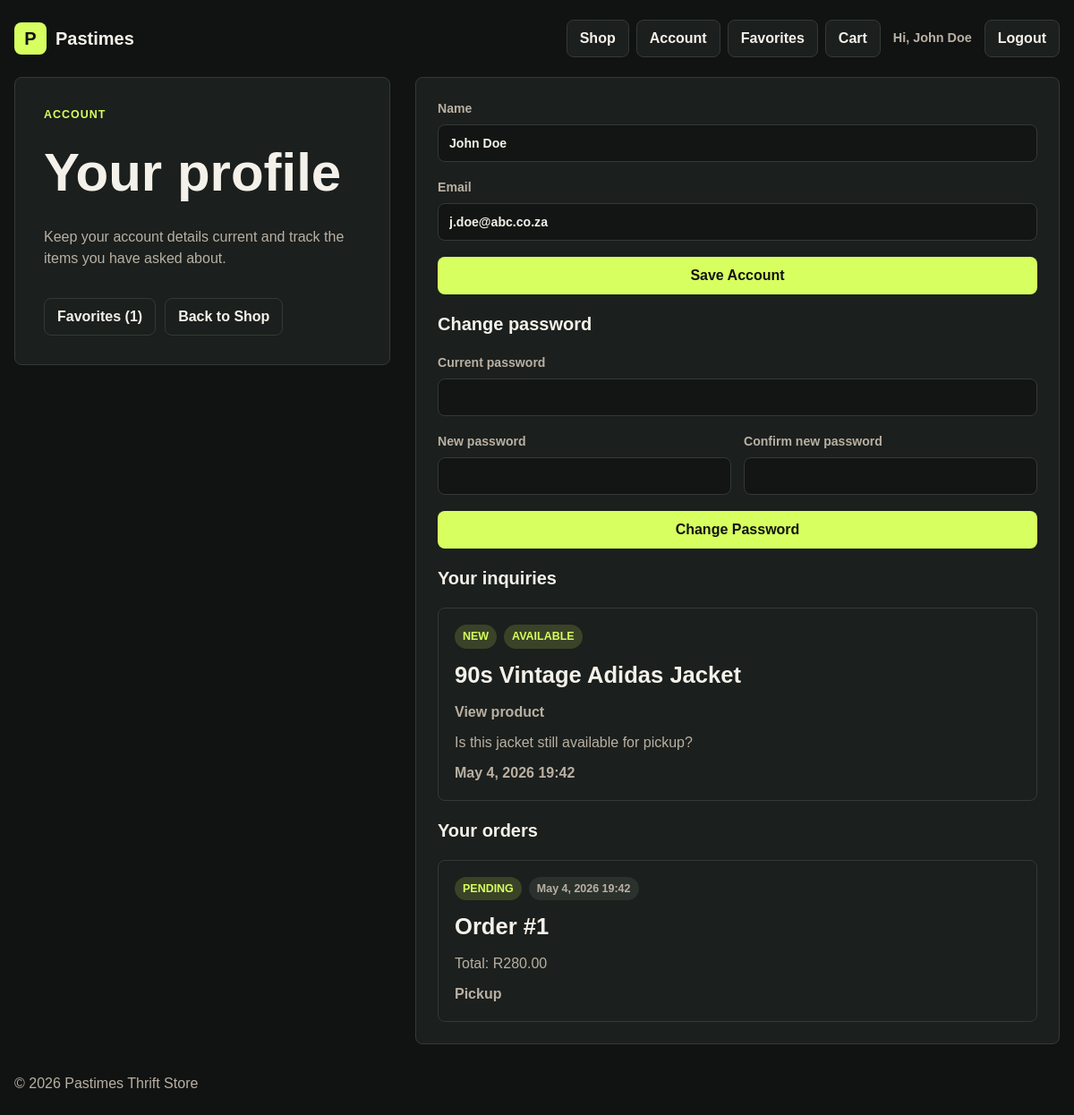
Page /account.php (signed in) on the committed database.
### tables this page shows
CREATE TABLE inquiries (
    id INT AUTO_INCREMENT PRIMARY KEY,
    product_id INT NOT NULL,
    user_id INT NULL,
    name VARCHAR(100) NOT NULL,
    email VARCHAR(190) NOT NULL,
    message TEXT NOT NULL,
    status ENUM('new', 'contacted', 'closed') NOT NULL DEFAULT 'new',
    created_at TIMESTAMP DEFAULT CURRENT_TIMESTAMP,
    FOREIGN KEY (product_id) REFERENCES products(id) ON DELETE CASCADE,
    FOREIGN KEY (user_id) REFERENCES users(id) ON DELETE SET NULL
);

CREATE TABLE products (
    id INT AUTO_INCREMENT PRIMARY KEY,
    name VARCHAR(255) NOT NULL,
    description TEXT,
    price DECIMAL(10,2) NOT NULL DEFAULT 0,
    image VARCHAR(255),
    category_id INT,
    status ENUM('available', 'sold') NOT NULL DEFAULT 'available',
    featured TINYINT(1) NOT NULL DEFAULT 0,
    created_at TIMESTAMP DEFAULT CURRENT_TIMESTAMP,
    FOREIGN KEY (category_id) REFERENCES categories(id)
);

CREATE TABLE orders (
    id INT AUTO_INCREMENT PRIMARY KEY,
    user_id INT NOT NULL,
    name VARCHAR(100) NOT NULL,
    email VARCHAR(190) NOT NULL,
    phone VARCHAR(40) NOT NULL,
    delivery_method ENUM('pickup', 'delivery') NOT NULL DEFAULT 'pickup',
    address TEXT NULL,
    notes TEXT NULL,
    total DECIMAL(10,2) NOT NULL DEFAULT 0,
    status ENUM('pending', 'confirmed', 'completed', 'cancelled') NOT NULL DEFAULT 'pending',
    created_at TIMESTAMP DEFAULT CURRENT_TIMESTAMP,
    FOREIGN KEY (user_id) REFERENCES users(id) ON DELETE CASCADE
);

### includes/auth.php (called while the page is built, shortened)
<?php
function current_user(): ?array
{
    return $_SESSION['user'] ?? null;
}

### account.php (the view, shortened to what this page needs)
<?php
include 'includes/db.php';
include 'includes/auth.php';
$user = current_user();
$stmt = $conn->prepare('SELECT COUNT(*) AS total FROM favorites WHERE user_id = ?');
$stmt->bind_param('i', $user['id']);
$stmt->execute();
$favoriteCount = (int)($stmt->get_result()->fetch_assoc()['total'] ?? 0);
$stmt = $conn->prepare('SELECT inquiries.*, products.name AS product_name, products.status AS product_status
    FROM inquiries
    LEFT JOIN products ON products.id = inquiries.product_id
    WHERE inquiries.user_id = ? OR inquiries.email = ?
    ORDER BY inquiries.created_at DESC');
$stmt->bind_param('is', $user['id'], $user['email']);
$stmt->execute();
$inquiries = $stmt->get_result()->fetch_all(MYSQLI_ASSOC);
$stmt = $conn->prepare('SELECT * FROM orders WHERE user_id = ? ORDER BY created_at DESC');
$stmt->bind_param('i', $user['id']);
$stmt->execute();
$orders = $stmt->get_result()->fetch_all(MYSQLI_ASSOC);
include 'includes/header.php';
?>
<main>
    <section class="admin-page">
        <div class="admin-intro">
            <p class="eyebrow">Account</p>
            <h1>Your profile</h1>
            <p>Keep your account details current and track the items you have asked about.</p>
            <div class="admin-actions">
                <a class="button secondary" href="favorites.php">Favorites (<?php echo $favoriteCount; ?>)</a>
                <a class="button secondary" href="index.php#products">Back to Shop</a>
            </div>
        </div>
        <div class="category-panel">
            <form class="product-form flat-form" method="POST">
                <label>
                    <span>Name</span>
                    <input type="text" name="name" value="<?php echo htmlspecialchars($user['name']); ?>" required>
                </label>
                <label>
                    <span>Email</span>
                    <input type="email" value="<?php echo htmlspecialchars($user['email']); ?>" disabled>
                </label>
                <button type="submit">Save Account</button>
            </form>
            <div class="section-heading compact-heading">
                <h2>Change password</h2>
            </div>
            <form class="product-form flat-form" method="POST">
                <label>
                    <span>Current password</span>
                    <input type="password" name="current_password" required>
                </label>
                <div class="form-grid">
                    <label>
                        <span>New password</span>
                        <input type="password" name="new_password" minlength="6" required>
                    </label>
                    <label>
                        <span>Confirm new password</span>
                        <input type="password" name="confirm_password" minlength="6" required>
                    </label>
                </div>
                <button type="submit">Change Password</button>
            </form>
            <div class="section-heading compact-heading">
                <h2>Your inquiries</h2>
            </div>
            <?php if ($inquiries): ?>
                <div class="inquiry-list">
                    <?php foreach ($inquiries as $inquiry): ?>
                        <article class="inquiry-card account-inquiry">
                            <div class="inquiry-main">
                                <div class="pill-row">
                                    <span class="status-pill <?php echo htmlspecialchars($inquiry['status']); ?>">
                                        <?php echo ucfirst(htmlspecialchars($inquiry['status'])); ?>
                                    </span>
                                    <span class="status-pill <?php echo htmlspecialchars($inquiry['product_status'] ?? 'available'); ?>">
                                        <?php echo ucfirst(htmlspecialchars($inquiry['product_status'] ?? 'available')); ?>
                                    </span>
                                </div>
                                <h2><?php echo htmlspecialchars($inquiry['product_name'] ?? 'Deleted product'); ?></h2>
                                <?php if (!empty($inquiry['product_id'])): ?>
                                    <a class="back-link" href="product.php?id=<?php echo (int)$inquiry['product_id']; ?>">View product</a>
                                <?php endif; ?>
                                <p><?php echo nl2br(htmlspecialchars($inquiry['message'])); ?></p>
                                <p class="inquiry-contact"><?php echo htmlspecialchars(date('M j, Y H:i', strtotime($inquiry['created_at']))); ?></p>
                            </div>
                        </article>
                    <?php endforeach; ?>
                </div>
            <?php endif; ?>
            <div class="section-heading compact-heading">
                <h2>Your orders</h2>
            </div>
            <?php if ($orders): ?>
                <div class="inquiry-list">
                    <?php foreach ($orders as $order): ?>
                        <article class="inquiry-card account-inquiry">
                            <div class="inquiry-main">
                                <div class="pill-row">
                                    <span class="status-pill <?php echo htmlspecialchars($order['status']); ?>">
                                        <?php echo ucfirst(htmlspecialchars($order['status'])); ?>
                                    </span>
                                    <span class="category-pill"><?php echo htmlspecialchars(date('M j, Y H:i', strtotime($order['created_at']))); ?></span>
                                </div>
                                <h2>Order #<?php echo (int)$order['id']; ?></h2>
                                <p>Total: R<?php echo number_format((float)$order['total'], 2); ?></p>
                                <p class="inquiry-contact"><?php echo ucfirst(htmlspecialchars($order['delivery_method'])); ?></p>
                            </div>
                        </article>
                    <?php endforeach; ?>
                </div>
            <?php endif; ?>
        </div>
    </section>
</main>
<?php include 'includes/footer.php'; ?>

### assets/css/styles.css (style rules this page uses)
:root { color-scheme: dark; --bg: #111312; --panel: #1b1f1d; --panel-soft: #232824; --text: #f4f1ea; --muted: #b9b0a3; --line: #333a35; --accent: #d7ff5f; --accent-dark: #1e2b10; }
* { box-sizing: border-box; }
body { margin: 0; background: var(--bg); color: var(--text); font-family: Arial, Helvetica, sans-serif; line-height: 1.5; }
a { color: inherit; text-decoration: none; }
.site-header, .site-footer, main { width: min(1180px, calc(100% - 32px)); margin: 0 auto; }
.site-nav a, .button, .filter-form button, .product-form button, .auth-form button, .inquiry-form button, .clear-link { min-height: 42px; display: inline-flex; align-items: center; justify-content: center; border-radius: 8px; padding: 0 14px; font-weight: 700; }
.site-nav a, .button.secondary, .clear-link { background: var(--panel); color: var(--text); border: 1px solid var(--line); }
.eyebrow { margin: 0 0 10px; color: var(--accent); font-size: 0.78rem; font-weight: 800; letter-spacing: 0.08em; text-transform: uppercase; }
h1, h2, h3, p { margin-top: 0; }
h1 { max-width: 780px; margin-bottom: 14px; font-size: clamp(2.2rem, 5vw, 4.5rem); line-height: 0.98; }
h2 { margin-bottom: 0; font-size: 1.6rem; }
.button.primary, .filter-form button, .product-form button, .auth-form button, .inquiry-form button, .product-link { border: 0; background: var(--accent); color: #111312; }
input, select, textarea { width: 100%; border: 1px solid var(--line); border-radius: 8px; background: #121513; color: var(--text); font: inherit; padding: 0 12px; }
input, select { min-height: 42px; }
button { cursor: pointer; font: inherit; }
.section-heading { display: flex; align-items: end; justify-content: space-between; margin-bottom: 16px; }
.category-pill { width: fit-content; border-radius: 999px; background: #2b312c; color: var(--muted); padding: 4px 9px; font-size: 0.78rem; font-weight: 800; }
.pill-row { display: flex; flex-wrap: wrap; gap: 8px; align-items: center; }
.status-pill { width: fit-content; border-radius: 999px; padding: 4px 9px; font-size: 0.78rem; font-weight: 900; text-transform: uppercase; }
.status-pill.available { background: rgba(215, 255, 95, 0.16); color: var(--accent); }
.status-pill.new { background: rgba(215, 255, 95, 0.16); color: var(--accent); }
.status-pill.pending { background: rgba(215, 255, 95, 0.16); color: var(--accent); }
.card-actions, .detail-actions, .admin-actions, .favorite-form { display: flex; flex-wrap: wrap; gap: 10px; align-items: center; }
.admin-page { display: grid; grid-template-columns: minmax(260px, 420px) minmax(0, 1fr); gap: 28px; align-items: start; }
.admin-intro, .auth-intro, .product-form, .auth-form, .category-panel, .inquiry-form { border: 1px solid var(--line); border-radius: 8px; background: var(--panel); }
.admin-intro, .auth-intro { display: grid; gap: 16px; padding: 32px; }
.admin-intro h1, .auth-intro h1 { font-size: clamp(2.2rem, 5vw, 4rem); }
.admin-intro p:not(.eyebrow), .auth-intro p:not(.eyebrow) { color: var(--muted); }
.admin-intro .button { width: fit-content; }
.product-form, .auth-form, .category-panel, .inquiry-form { display: grid; gap: 18px; padding: 24px; }
.product-form label, .auth-form label, .inline-form label, .inquiry-form label, .inquiry-actions label { display: grid; gap: 7px; color: var(--muted); font-size: 0.88rem; font-weight: 800; }
.inquiry-list { display: grid; gap: 14px; }
.inquiry-card { display: grid; grid-template-columns: minmax(0, 1fr) 240px; gap: 18px; align-items: start; border: 1px solid var(--line); border-radius: 8px; background: var(--panel); padding: 18px; }
.inquiry-main { display: grid; gap: 10px; }
.inquiry-main h2, .inquiry-main p { margin: 0; }
.inquiry-main > p:not(.price), .inquiry-contact { color: var(--muted); }
.inquiry-contact { font-weight: 800; }
.flat-form { border: 0; padding: 0; background: transparent; }
.account-inquiry { grid-template-columns: 1fr; }
.compact-heading { margin-bottom: 0; }
.compact-heading h2 { font-size: 1.25rem; }
.form-grid { display: grid; grid-template-columns: repeat(2, minmax(0, 1fr)); gap: 14px; }
.back-link { width: fit-content; color: var(--muted); font-weight: 700; }

### rows in the picture
inquiries: status "NEW", product.status "AVAILABLE", product.name "90s Vintage Adidas Jacket", message "Is this jacket still available for pickup?", created_at "May 4, 2026 19:42"
orders: status "PENDING", created_at "May 4, 2026 19:42", id "1", total "280.00", delivery_method "Pickup"

### other values in the picture
$user['name'] "John Doe"
$favoriteCount "1"
